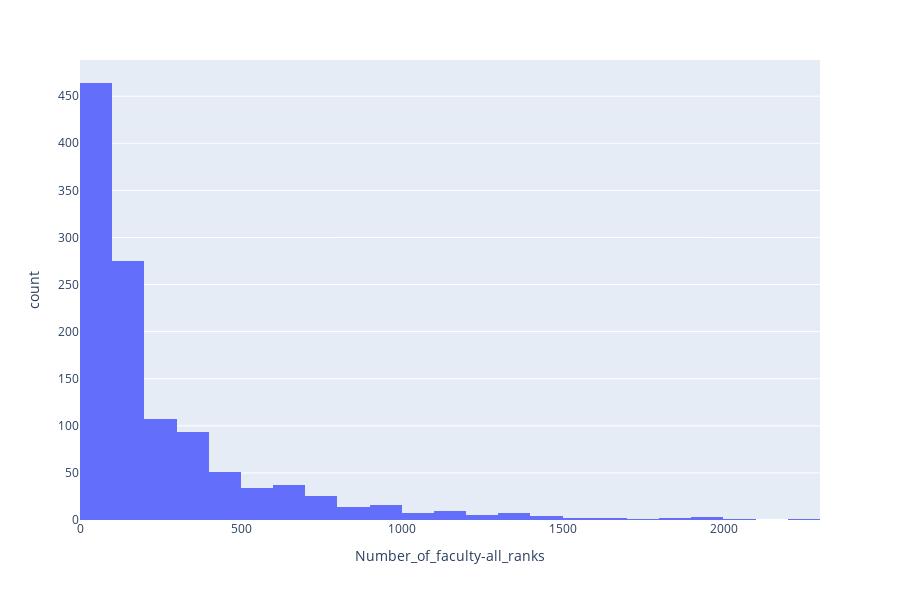

Write notebook code for a chart like this one.
### Code cell
fig=px.histogram(colg,x="Number_of_faculty-all_ranks",nbins=30)  ## histograms distribution 
fig.show()

### Figure 1 — Plotly figure (JSON) as saved in the notebook; plotly's stock layout.template omitted (floating-point values rounded to 4 significant figures; data arrays with more than 128 entries replaced by an {"elided": "..."} marker saying what was removed)
{"data": [{"alignmentgroup": "True", "bingroup": "x", "hoverlabel": {"namelength": 0}, "hovertemplate": "Number_of_faculty-all_ranks=%{x}<br>count=%{y}", "legendgroup": "", "marker": {"color": "#636efa"}, "name": "", "nbinsx": 30, "offsetgroup": "", "orientation": "v", "showlegend": false, "type": "histogram", "x": {"elided": "1161 int values"}, "xaxis": "x", "yaxis": "y"}], "layout": {"barmode": "relative", "height": 600, "legend": {"tracegroupgap": 0}, "margin": {"t": 60}, "xaxis": {"anchor": "y", "domain": [0, 1], "title": {"text": "Number_of_faculty-all_ranks"}}, "yaxis": {"anchor": "x", "domain": [0, 1], "title": {"text": "count"}}}}
